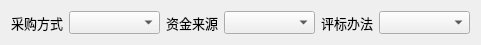
  <widget class="QWidget" name="layoutWidget">
   <property name="geometry">
    <rect>
     <x>10</x>
     <y>530</y>
     <width>481</width>
     <height>22</height>
    </rect>
   </property>
   <layout class="QHBoxLayout" name="horizontalLayout_20">
    <item>
     <widget class="QLabel" name="label_18">
      <property name="font">
       <font>
        <pointsize>10</pointsize>
        <weight>50</weight>
        <bold>false</bold>
        <underline>false</underline>
        <stylestrategy>PreferDefault</stylestrategy>
       </font>
      </property>
      <property name="text">
       <string>采购方式</string>
      </property>
     </widget>
    </item>
    <item>
     <widget class="QComboBox" name="cb_acquisitionMethods">
      <property name="sizePolicy">
       <sizepolicy hsizetype="Expanding" vsizetype="Fixed">
        <horstretch>0</horstretch>
        <verstretch>0</verstretch>
       </sizepolicy>
      </property>
      <property name="font">
       <font>
        <pointsize>10</pointsize>
        <weight>50</weight>
        <bold>false</bold>
        <underline>false</underline>
        <stylestrategy>PreferDefault</stylestrategy>
       </font>
      </property>
     </widget>
    </item>
    <item>
     <widget class="QLabel" name="label_19">
      <property name="font">
       <font>
        <pointsize>10</pointsize>
        <weight>50</weight>
        <bold>false</bold>
        <underline>false</underline>
        <stylestrategy>PreferDefault</stylestrategy>
       </font>
      </property>
      <property name="text">
       <string>资金来源</string>
      </property>
     </widget>
    </item>
    <item>
     <widget class="QComboBox" name="cb_capitalSource">
      <property name="sizePolicy">
       <sizepolicy hsizetype="Expanding" vsizetype="Fixed">
        <horstretch>0</horstretch>
        <verstretch>0</verstretch>
       </sizepolicy>
      </property>
      <property name="font">
       <font>
        <pointsize>10</pointsize>
        <weight>50</weight>
        <bold>false</bold>
        <underline>false</underline>
        <stylestrategy>PreferDefault</stylestrategy>
       </font>
      </property>
     </widget>
    </item>
    <item>
     <widget class="QLabel" name="label_20">
      <property name="font">
       <font>
        <pointsize>10</pointsize>
        <weight>50</weight>
        <bold>false</bold>
        <underline>false</underline>
        <stylestrategy>PreferDefault</stylestrategy>
       </font>
      </property>
      <property name="text">
       <string>评标办法</string>
      </property>
     </widget>
    </item>
    <item>
     <widget class="QComboBox" name="cb_bidEvaluationMethod">
      <property name="sizePolicy">
       <sizepolicy hsizetype="Expanding" vsizetype="Fixed">
        <horstretch>0</horstretch>
        <verstretch>0</verstretch>
       </sizepolicy>
      </property>
      <property name="font">
       <font>
        <pointsize>10</pointsize>
        <weight>50</weight>
        <bold>false</bold>
        <underline>false</underline>
        <stylestrategy>PreferDefault</stylestrategy>
       </font>
      </property>
     </widget>
    </item>
   </layout>
  </widget>
